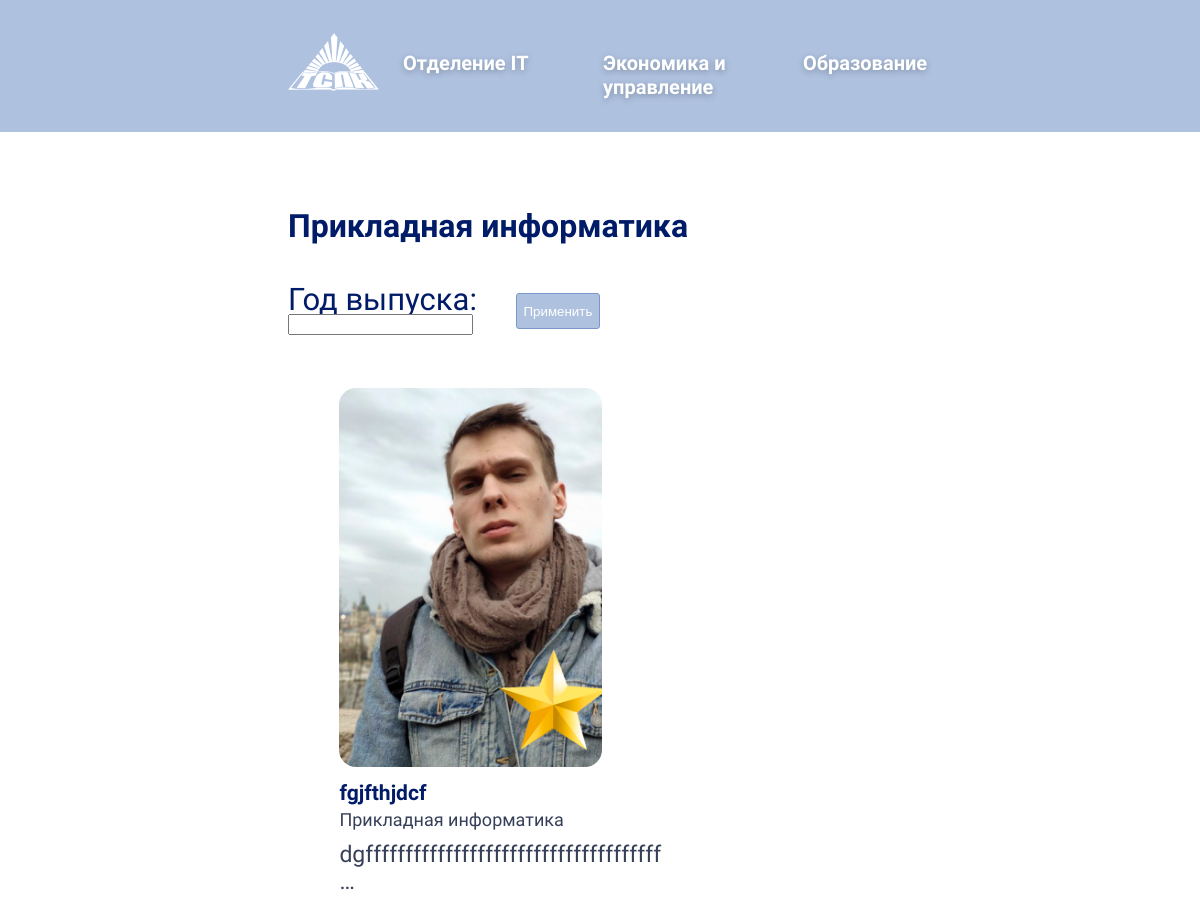
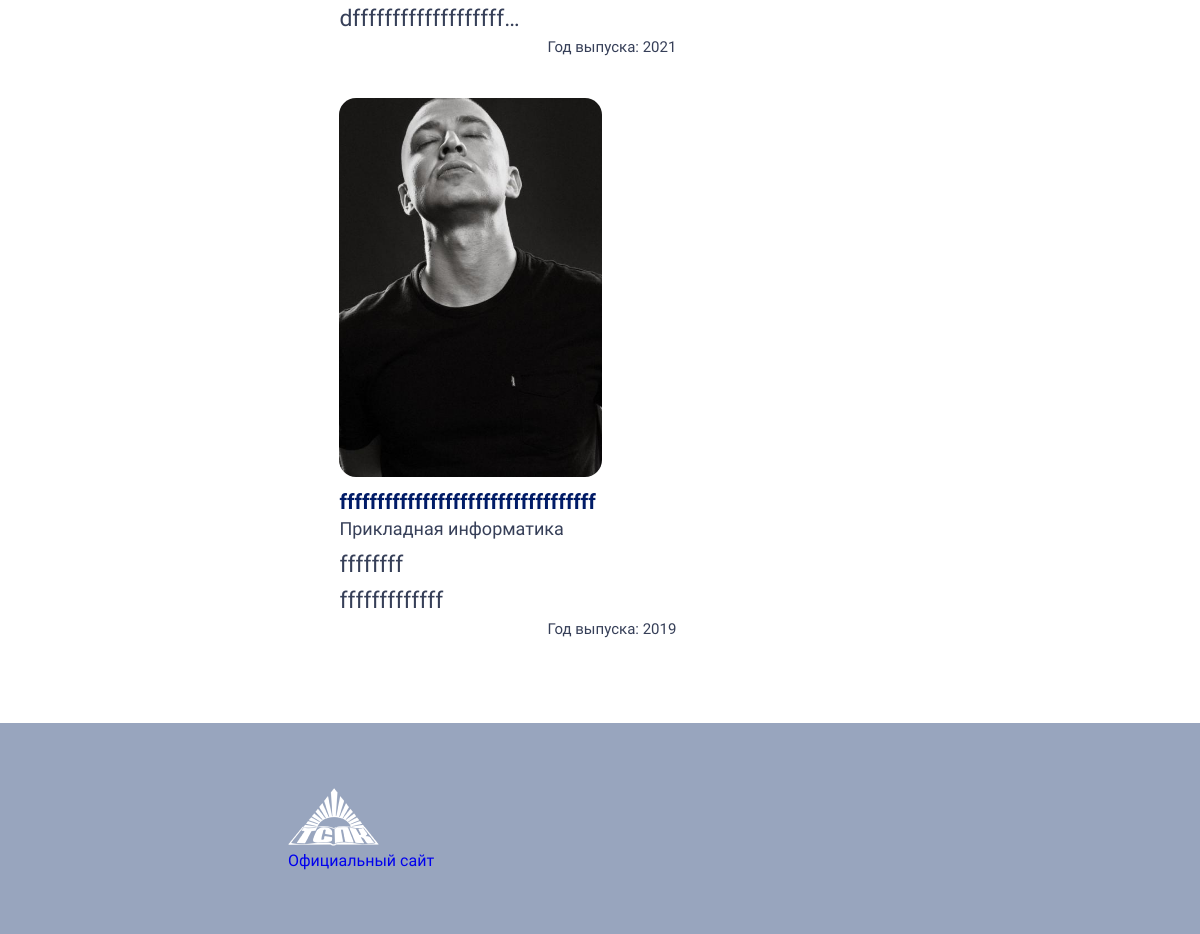
The app's page /10, older data (2 pictures, top to bottom).
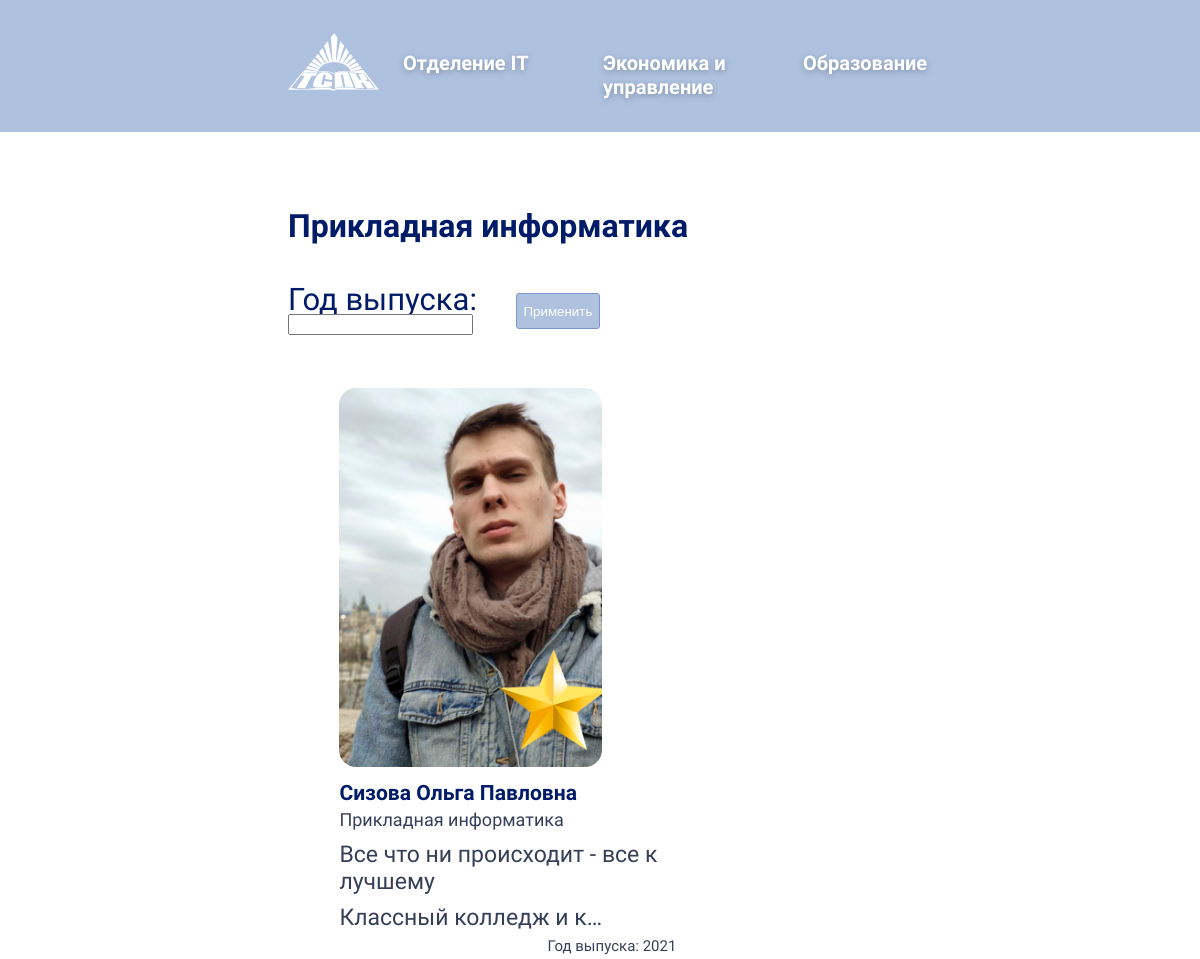
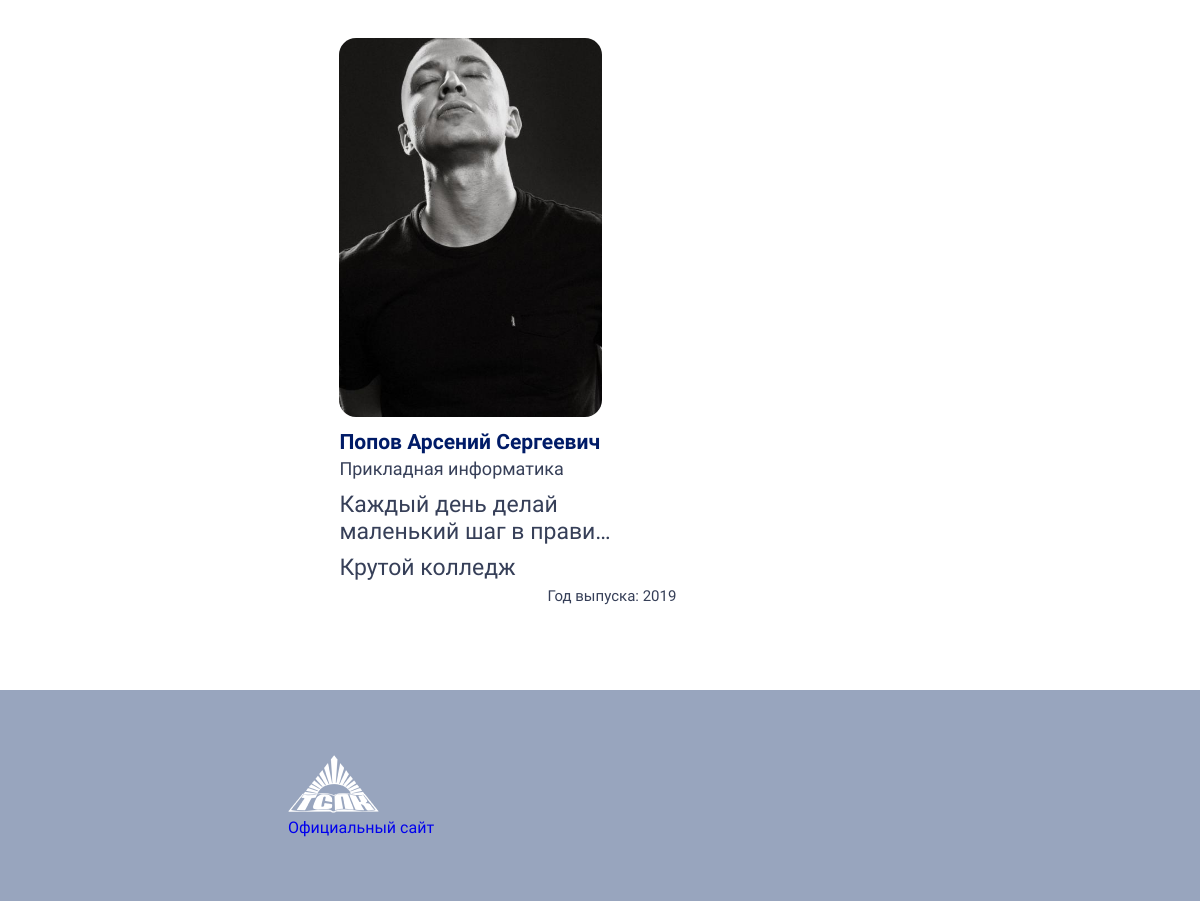
The same page, newer data (2 pictures, top to bottom).
### core/models.py (models this page shows, shortened)
class Card(models.Model):
    name = models.CharField(verbose_name='ФИО', max_length=1000)
    category = models.ForeignKey(Category, on_delete=models.CASCADE,  null=True, blank=True, verbose_name='специальность')
    kredo = models.TextField(max_length=1000, blank=True)
    ava = models.ImageField(upload_to=add_path, default=None)
    otzyv = models.TextField(max_length=1000)
    god_grad = models.IntegerField('Год выпуска', blank=True)

class Category(models.Model):
    parent = models.ForeignKey('self', on_delete=models.CASCADE, null=True, blank=True,verbose_name='Отделение')
    category_text = models.CharField(max_length=100,verbose_name='Специальность')
    def __str__(self):
        return self.category_text

### core/views.py (the view)
# urls.py: path('<int:category_id>', views.cat_ord, name='cat_ord'),
def cat_ord(request, category_id):
    form = FilterForm(request.GET)
    category = get_object_or_404(Category, id=category_id)
    cards = Card.objects.filter(category=category).order_by('-god_grad')
    categories = Category.objects.get(id=category_id)
    if form.is_valid():
        if form.cleaned_data["god_grad"]:
            cards = cards.filter(god_grad__exact=form.cleaned_data["god_grad"])
    context = {
        'categories': categories,
        'cards': cards,
        'form': form,
    }
    return render(request, 'cat.html', context)

### Gallery/forms.py
class FilterForm(forms.Form):
    god_grad = forms.IntegerField(label="Год выпуска", required=False)

### core/templatetags/common_tags.py (called while the page is built)
@register.inclusion_tag('header.html', takes_context=True)
def show_top_menu(context):
    categories = Category.objects.filter(parent=None)
    return {
        'categories': categories,
    }

### templates/cat.html (shortened to what this page needs)
{% extends 'layout_card.html' %}
{% load static%}
{% block unique_content%}
<section class="container">
<h1 class="cat_name">{{categories}}</h1>
<form class="form" action="" method="get">
{{form.as_p}}
<input class="prim" type="submit" value="Применить">
</form>
{% if cards %}
    <ul class="cards">
       {% for card in cards %}
       <a href="{% url 'card_detail' card.id %}">
        <div class="card">
        <div>
            <img src="{{ card.ava.url }}" alt="фото">
        </div>
        <div class="card-bl">
            <h3 class="fio-card">{{ card.name }}</h3>
            <a class="card-card" href="{% url 'cat_ord' card.category.id %}">{{ card.category.category_text }}</a>
            <p class="card-card">{{ card.kredo|truncatechars:40 }}</p>
            <p class="card-card">{{ card.otzyv|truncatechars:21 }}</p>
            <p class="card-card right">Год выпуска: {{ card.god_grad}}</p>
        </div>
    </div>
    </a>
                            {% endfor%}
    </ul>
    {% else %}
    <p class='err'>К сожалению, пока объявлений по данной категории нету:(</p>
{% endif %}
        </section>
{% endblock%}

Row changes from the older to the newer data that the page shows:
changed Card: name "fgjfthjdcf" → "Сизова Ольга Павловна"; kredo "dgfffffffffffffffffffffffffffffffffffff…" → "Все что ни происходит - все к лучшему"; otzyv "dfffffffffffffffffff…" → "Классный колледж и к…"
changed Card: name "ffffffffffffffffffffffffffffffffff" → "Попов Арсений Сергеевич"; kredo "ffffffff" → "Каждый день делай маленький шаг в прави…"; otzyv "fffffffffffff" → "Крутой колледж"
